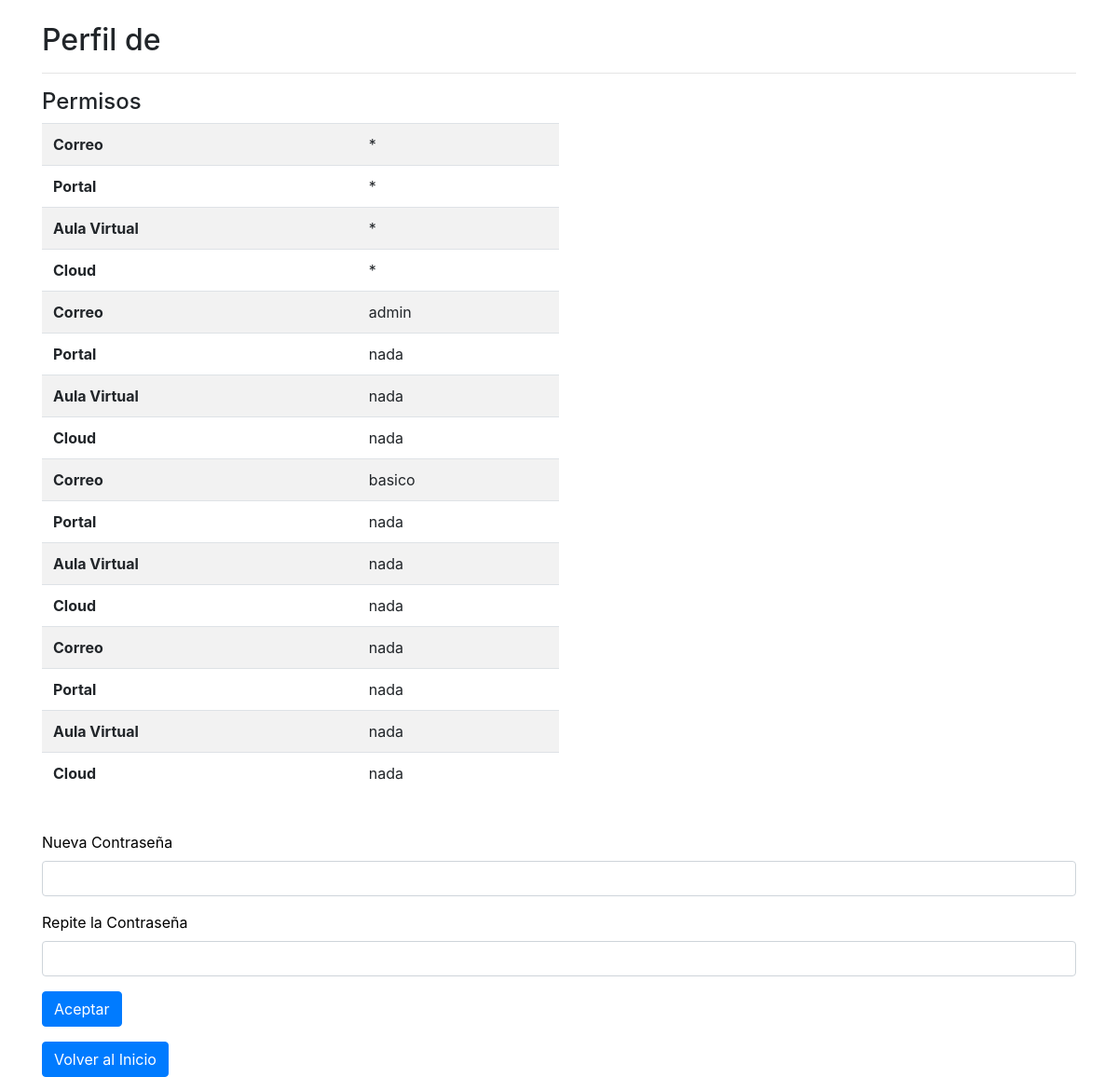
Page /perfil.php on the committed database.
### tables this page shows
CREATE TABLE IF NOT EXISTS registros (
  id INT(11) UNSIGNED AUTO_INCREMENT PRIMARY KEY,
  usuario VARCHAR(30) NOT NULL,
  servicio VARCHAR(30) NOT NULL,
  host VARCHAR(20) NOT NULL,
  correo varchar(10) NOT NULL,
  portal varchar(10) NOT NULL,
  aula_virtual varchar(10) NOT NULL,
  cloud varchar(10) NOT NULL,
  created_at TIMESTAMP DEFAULT CURRENT_TIMESTAMP,
  updated_at TIMESTAMP DEFAULT CURRENT_TIMESTAMP,
  pass varchar(100) NOT NULL
);

### funciones.php (called while the page is built, shortened)
<?php
function escapar($html) {
  return htmlspecialchars($html, ENT_QUOTES | ENT_SUBSTITUTE, "UTF-8");
}

### perfil.php (the view, shortened to what this page needs)
<?php
include 'funciones.php';
include 'templates/header.php';
?>
                    <?php
           $config = include 'config.php';
           $dsn = 'mysql:host=' . $config['db']['host'] . ';dbname=' . $config['db']['name'];
           $conexion = new PDO($dsn, $config['db']['user'], $config['db']['pass'], $config['db']['options']);
          if (isset($_SESSION['inicio'])) {
            $consultaSQL = "SELECT correo,portal,aula_virtual,cloud FROM registros WHERE usuario = '" . $_SESSION['inicio'] . "'";
          } else {
            $consultaSQL = "SELECT correo,portal,aula_virtual,cloud FROM registros";
          }
          $sentencia = $conexion->prepare($consultaSQL);
          $sentencia->execute();
          $usuario = $sentencia->fetchAll();
?>
<div class="container">
  <div class="row">
    <div class="col-md-12">
      <h2 class="mt-4">Perfil de <?=$_SESSION["inicio"]?></h2>
      <hr>
      <table class="table table-striped col-6">
  <thead>
        <h4>Permisos</h4>
  </thead>
  <tbody>
    <?php
        foreach ($usuario as $fila) {
    ?>
    <tr>
      <th scope="row">Correo</th>
      <td><?php echo escapar($fila["correo"]); ?></td>
    </tr>
    <tr>
    <th scope="row">Portal</th>
      <td><?php echo escapar($fila["portal"]); ?></td>
    </tr>
    <th scope="row">Aula Virtual</th>
      <td><?php echo escapar($fila["aula_virtual"]); ?></td>
    <th scope="row">Cloud</th>
      <td><?php echo escapar($fila["cloud"]); ?></td>
    <?php
            }
    ?>
  </tbody>
</table>
<br>
        <form method="post">
          <div class="form-group">
            <label for="contra1" <?=$clase1=($class)?'class="error"':'class="error2"'?>>Nueva Contraseña</label>
            <input type="pass" class="form-control" name="contra1" id="contra1">
          </div>
          <div class="form-group">
            <label for="contra2" <?=$clase2=($class)?'class="error"':'class="error2"'?>>Repite la Contraseña</label>
            <input type="pass" class="form-control" name="pass" id="contra2" class="contra2">
          </div>
            <input type="submit" class="btn btn-primary" name="enviar" value="Aceptar">
        </form>
            <a href="index.php"> <input type="submit" class="btn btn-primary" name="enviar" value="Volver al Inicio"></a>
    </div>
  </div>
</div>
<?php include "templates/footer.php";

### templates/header.php (shortened to what this page needs)
<html lang="es">
  <head>
    <link rel="stylesheet" href="css.css">
    <link rel="stylesheet" href="https://stackpath.bootstrapcdn.com/bootstrap/4.5.2/css/bootstrap.min.css" />
  </head>
  <body>

### templates/footer.php
</body>
</html>

### css.css (style rules this page uses)
.error2 { color: black; }

### rows in the picture
registros: correo "*", portal "*", aula_virtual "*", cloud "*"
registros: correo "admin", portal "nada", aula_virtual "nada", cloud "nada"
registros: correo "basico", portal "nada", aula_virtual "nada", cloud "nada"
registros: correo "nada", portal "nada", aula_virtual "nada", cloud "nada"
